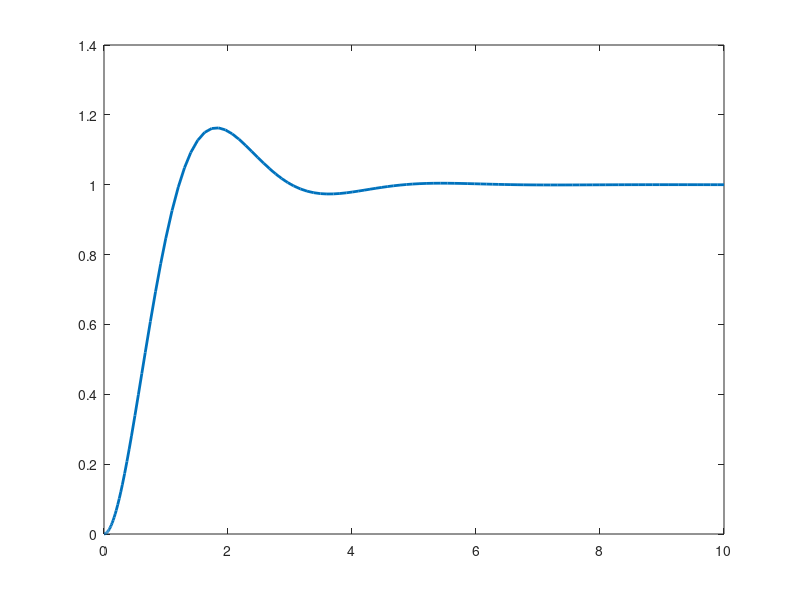

The MATLAB script that drew this image: (Note: this script raises an error after producing the figure.)
%% CONTROL SYSTEM 09 - POSITION CONTROL

clear;
clc;
close all;

%% Controller gains
Kp = 4;
Kd = 2;

%% Target position
x_target = 1;

%% Simulation time
tspan = [0 10];

%% Initial conditions
% x(1) = position
% x(2) = velocity
x0 = [0; 0];

%% Position-control differential equation
position_system = @(t,x) [
    x(2);
    Kp*(x_target - x(1)) - Kd*x(2)
];

%% Solve using ODE45
[t,x] = ode45(position_system,tspan,x0);

%% Extract position and velocity
position = x(:,1);
velocity = x(:,2);

%% Plot position response
figure;

plot(t,position,'LineWidth',2);
hold on;

yline(x_target,'--','Target Position');

grid on;

xlabel('Time (s)');
ylabel('Position');
title('Closed-Loop Position Control');

legend('Actual Position','Target Position');

%% Plot velocity
figure;

plot(t,velocity,'LineWidth',2);

grid on;

xlabel('Time (s)');
ylabel('Velocity');
title('Position-Controlled System Velocity');

%% Final values
fprintf('Final Position: %.4f\n', position(end));
fprintf('Final Velocity: %.4f\n', velocity(end));
fprintf('Position Error: %.4f\n', x_target-position(end));
